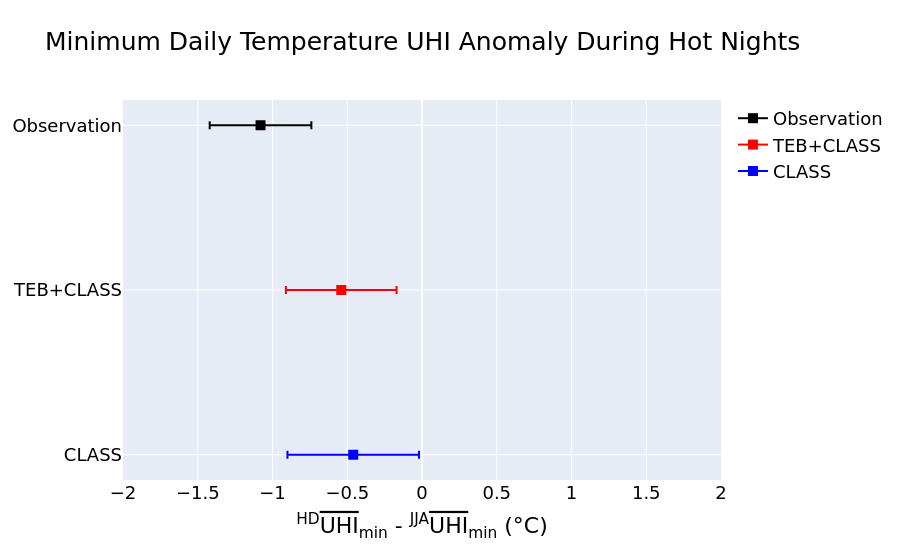
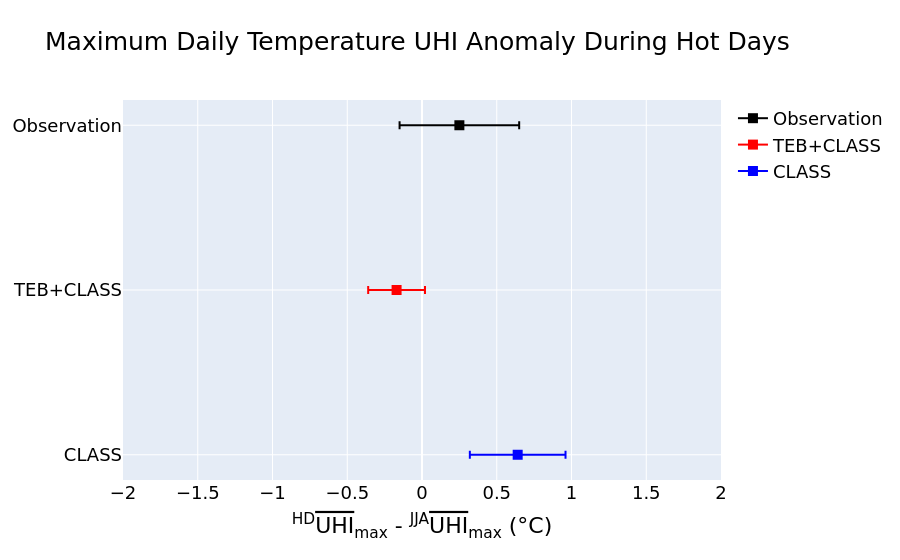

Notebook code cell kept with these figures, in order:
### Code cell
# Plot the UHI anomaly for TEB, CLASS and Obs separately for tasmin and tasmax
for f, field_name, hot_night_or_day in zip(['tasmin', 'tasmax'], ['Minimum Daily Temperature', 'Maximum Daily Temperature'],['Hot Nights', 'Hot Days']):
    fig = go.Figure()
    for m,color,label in zip(['S','T','C'], ['black', 'red', 'blue'], ['Observation', 'TEB+CLASS', 'CLASS']):
        field = f'{f}_{m}'

        fig.add_trace(go.Scatter(
            x=np.round([anomaly[field]],2),
            y=[label],
            marker=dict(symbol='square', size=10, color=color),
            error_x=dict(type='data', array=np.round([err[field]],2), visible=True, color=color),
            name=label,
            showlegend=True,
            textfont=dict(color=color, size=11),
        ))
    
    fig.update_layout(
        title=f'{field_name} UHI Anomaly During {hot_night_or_day}',
        xaxis_title=f'<sup>HD</sup><span style="text-decoration: overline;">UHI</span><sub>{f[-3:]}</sub> - <sup>JJA</sup><span style="text-decoration: overline;">UHI</span><sub>{f[-3:]}</sub> (°C)',
        xaxis=dict(range=[-2, 2]),  # extra room for text labels
        yaxis=dict(autorange='reversed'),
        font=FONT
    )
    fig.write_html(f'/runoff/gulley/UHI_plots/extreme_heat/anomaly_heat_event_UHI_{f}.html')
    fig.show()

### Figure 1 — Plotly figure (JSON) as saved in the notebook; plotly's stock layout.template omitted (floating-point values rounded to 4 significant figures)
{"data": [{"error_x": {"array": [0.34], "color": "black", "type": "data", "visible": true}, "marker": {"color": "black", "size": 10, "symbol": "square"}, "name": "Observation", "showlegend": true, "textfont": {"color": "black", "size": 11}, "type": "scatter", "x": [-1.08], "y": ["Observation"]}, {"error_x": {"array": [0.37], "color": "red", "type": "data", "visible": true}, "marker": {"color": "red", "size": 10, "symbol": "square"}, "name": "TEB+CLASS", "showlegend": true, "textfont": {"color": "red", "size": 11}, "type": "scatter", "x": [-0.54], "y": ["TEB+CLASS"]}, {"error_x": {"array": [0.44], "color": "blue", "type": "data", "visible": true}, "marker": {"color": "blue", "size": 10, "symbol": "square"}, "name": "CLASS", "showlegend": true, "textfont": {"color": "blue", "size": 11}, "type": "scatter", "x": [-0.46], "y": ["CLASS"]}], "layout": {"font": {"color": "black", "family": "DejaVu Sans", "size": 18}, "title": {"text": "Minimum Daily Temperature UHI Anomaly During Hot Nights"}, "xaxis": {"range": [-2, 2], "title": {"text": "<sup>HD</sup><span style=\"text-decoration: overline;\">UHI</span><sub>min</sub> - <sup>JJA</sup><span style=\"text-decoration: overline;\">UHI</span><sub>min</sub> (°C)"}}, "yaxis": {"autorange": "reversed"}}}

### Figure 2 — Plotly figure (JSON) as saved in the notebook; plotly's stock layout.template omitted (floating-point values rounded to 4 significant figures)
{"data": [{"error_x": {"array": [0.4], "color": "black", "type": "data", "visible": true}, "marker": {"color": "black", "size": 10, "symbol": "square"}, "name": "Observation", "showlegend": true, "textfont": {"color": "black", "size": 11}, "type": "scatter", "x": [0.25], "y": ["Observation"]}, {"error_x": {"array": [0.19], "color": "red", "type": "data", "visible": true}, "marker": {"color": "red", "size": 10, "symbol": "square"}, "name": "TEB+CLASS", "showlegend": true, "textfont": {"color": "red", "size": 11}, "type": "scatter", "x": [-0.17], "y": ["TEB+CLASS"]}, {"error_x": {"array": [0.32], "color": "blue", "type": "data", "visible": true}, "marker": {"color": "blue", "size": 10, "symbol": "square"}, "name": "CLASS", "showlegend": true, "textfont": {"color": "blue", "size": 11}, "type": "scatter", "x": [0.64], "y": ["CLASS"]}], "layout": {"font": {"color": "black", "family": "DejaVu Sans", "size": 18}, "title": {"text": "Maximum Daily Temperature UHI Anomaly During Hot Days"}, "xaxis": {"range": [-2, 2], "title": {"text": "<sup>HD</sup><span style=\"text-decoration: overline;\">UHI</span><sub>max</sub> - <sup>JJA</sup><span style=\"text-decoration: overline;\">UHI</span><sub>max</sub> (°C)"}}, "yaxis": {"autorange": "reversed"}}}
